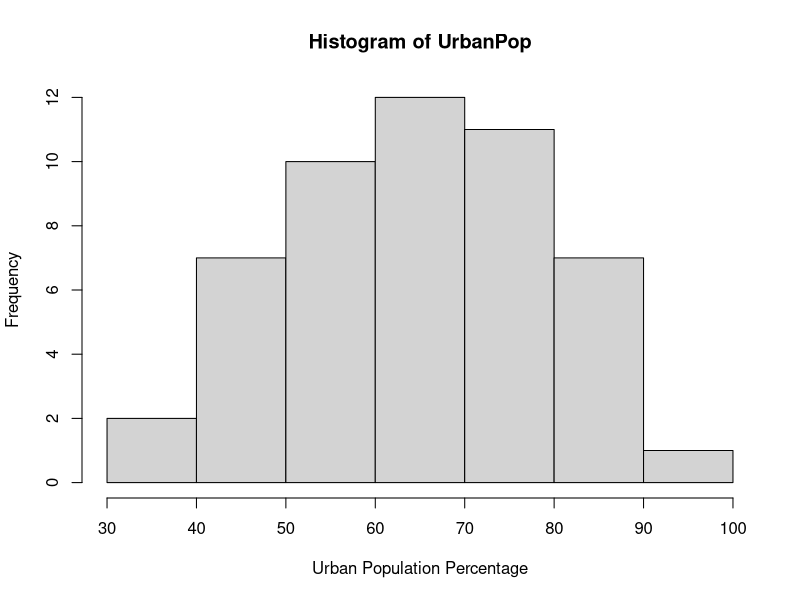
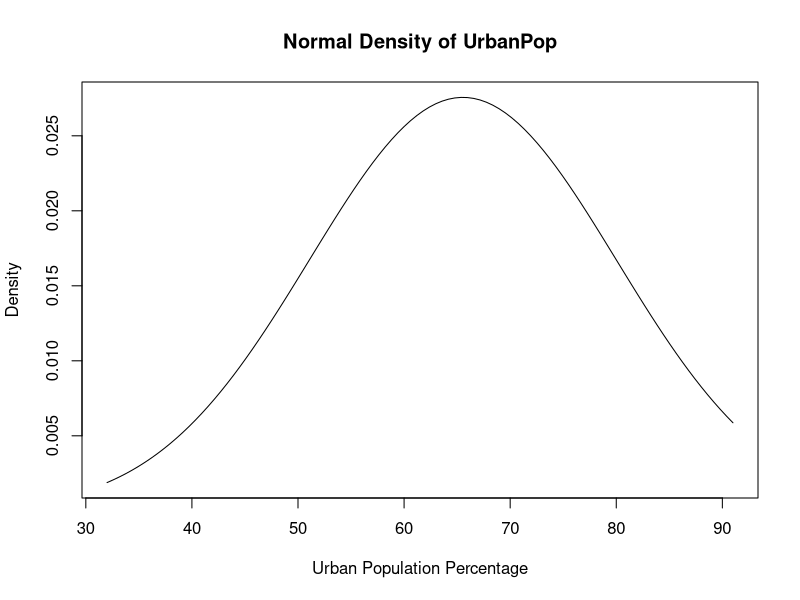
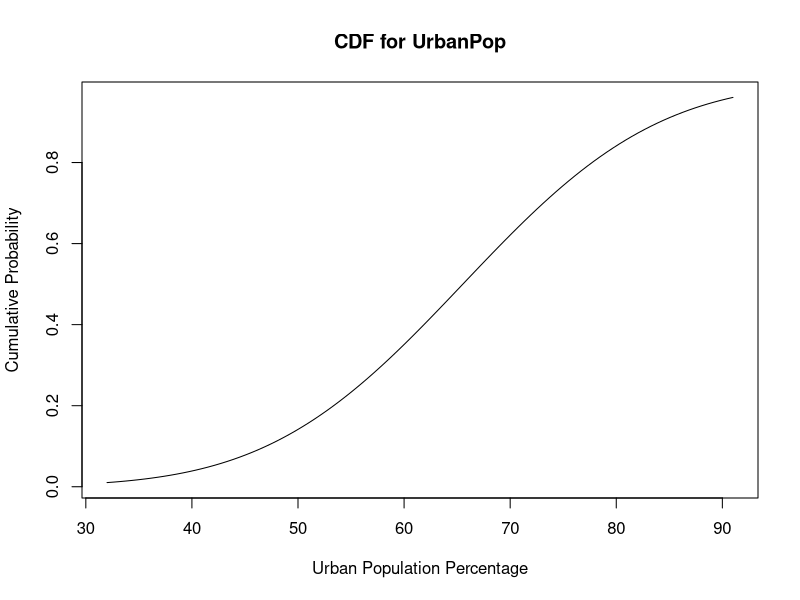

Here is the R script that generated these plots, in order:
# Load the USArrests dataset
data("USArrests")

# Part (a): Plot the UrbanPop variable.
hist(USArrests$UrbanPop, main="Histogram of UrbanPop", xlab="Urban Population Percentage")

# Part (b): Find the mean and standard deviation of UrbanPop and fit a Normal density.
mean_urban_pop <- mean(USArrests$UrbanPop)
sd_urban_pop <- sd(USArrests$UrbanPop)

# Density Plot for UrbanPop
x <- seq(min(USArrests$UrbanPop), max(USArrests$UrbanPop), length=100)
y <- dnorm(x, mean=mean_urban_pop, sd=sd_urban_pop)
plot(x, y, type="l", main="Normal Density of UrbanPop", xlab="Urban Population Percentage", ylab="Density")

# Part (c): Construct and plot a cumulative distribution function (CDF) for UrbanPop.
y_cdf <- pnorm(x, mean=mean_urban_pop, sd=sd_urban_pop)
plot(x, y_cdf, type="l", main="CDF for UrbanPop", xlab="Urban Population Percentage", ylab="Cumulative Probability")

# Part (d): Calculate the probability that the percentage of people in a state living in urban areas is less than or equal to 60.
prob_less_than_60 <- pnorm(60, mean=mean_urban_pop, sd=sd_urban_pop)

# Part (e): Calculate the probability that the percentage of people in a state living in urban areas is between 50 and 80.
prob_between_50_80 <- pnorm(80, mean=mean_urban_pop, sd=sd_urban_pop) - pnorm(50, mean=mean_urban_pop, sd=sd_urban_pop)

# Part (f): What is the 75th percentile for the UrbanPop variable?
percentile_75th <- qnorm(0.75, mean=mean_urban_pop, sd=sd_urban_pop)

# Print the results
print(paste("Mean of UrbanPop:", mean_urban_pop))
print(paste("Standard Deviation of UrbanPop:", sd_urban_pop))
print(paste("Probability less than or equal to 60:", prob_less_than_60))
print(paste("Probability between 50 and 80:", prob_between_50_80))
print(paste("75th percentile of UrbanPop:", percentile_75th))

